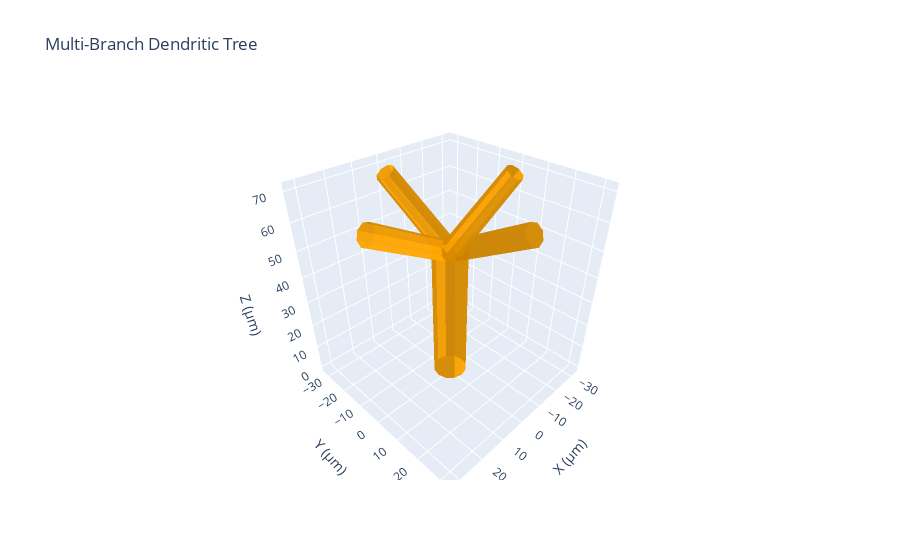

Notebook code cell kept with this figure:
### Code cell
# Visualize the multi-branch structure
fig = visualize_mesh_3d(
    multi_branch, 
    title="Multi-Branch Dendritic Tree",
    color="orange",
    backend="plotly",
    show_wireframe=True,  # Show wireframe for better structure visibility
)
fig.show()

### Figure 1 — Plotly figure (JSON) as saved in the notebook; plotly's stock layout.template omitted (floating-point values rounded to 4 significant figures; data arrays with more than 128 entries replaced by an {"elided": "..."} marker saying what was removed)
{"data": [{"color": "orange", "i": {"elided": "176 int values"}, "j": {"elided": "176 int values"}, "k": {"elided": "176 int values"}, "name": "Mesh", "opacity": 0.8, "type": "mesh3d", "x": {"elided": "286 float values"}, "y": {"elided": "286 float values"}, "z": {"elided": "286 float values"}}], "layout": {"scene": {"aspectmode": "data", "xaxis": {"title": {"text": "X (µm)"}}, "yaxis": {"title": {"text": "Y (µm)"}}, "zaxis": {"title": {"text": "Z (µm)"}}}, "title": {"text": "Multi-Branch Dendritic Tree"}}}
